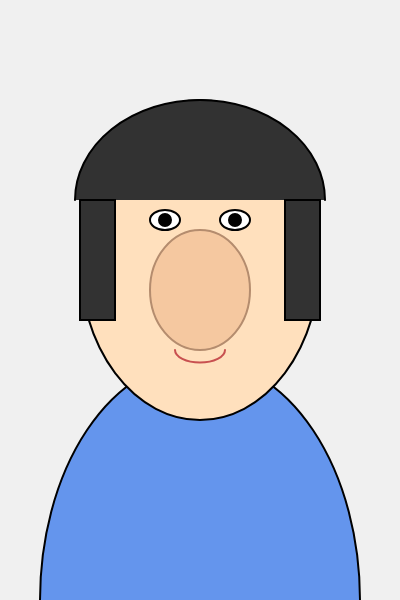
Frame 1 (no input)
Frame 2 (the mouse pressed at the canvas centre, redrawn once): identical to frame 1, image omitted

The p5.js sketch that drew this single still picture (run headless with seeded random() and noise() and a simulated clock; the mouse was pressed at the canvas centre and the sketch redrawn once):

// p5.js sketch
// ── sketch.js
function setup() {
  createCanvas(400, 600);
  noLoop();
}

function draw() {
  background(240);

  stroke(0);
  strokeWeight(2);
  fill(200, 180, 150);
  rect(170, 380, 60, 50);
  
  fill(100, 149, 237);
  arc(200, 600, 320, 480, PI, TWO_PI);

  fill(255, 224, 189);
  ellipse(200, 260, 240, 320);

  fill(50);
  arc(200, 200, 250, 200, PI, TWO_PI); 
  rect(80, 200, 35, 120);
  rect(285, 200, 35, 120);

  fill(255);
  ellipse(165, 220, 30, 20);
  ellipse(235, 220, 30, 20);
  fill(0);
  circle(165, 220, 12);
  circle(235, 220, 12);

  fill(245, 200, 160);
  stroke(180, 140, 110);
  strokeWeight(2);
  ellipse(200, 290, 100, 120);  //저는 코가 아주 큽니다 ..

  noFill();
  stroke(200, 80, 80);
  strokeWeight(2);
  arc(200, 350, 50, 25, 0, PI);
}
